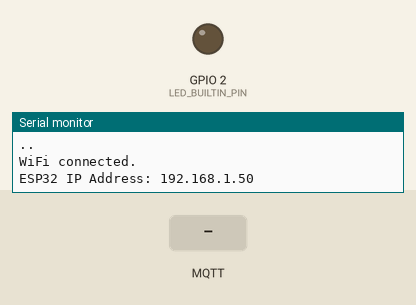
Simulated run of this sketch. Board: ESP32. Parts: output pins drawn as LEDs (lit = HIGH), the last lines printed to the serial monitor. The test bench sets the inputs (shaded band). WiFi joins after 1.5 s; servers stay silent unless stated; random numbers use the default seed unless the sketch sets one; no MQTT or app messages arrive unless stated.

Above: at 3.2 s.
3.3 s: MQTT message "ON" arrives on the first subscribed topic
At 5.5 s:
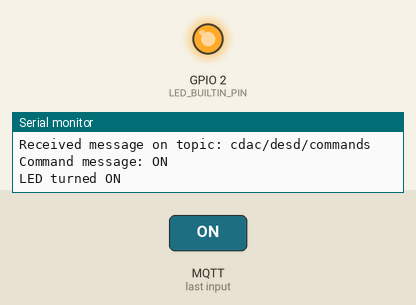
6.3 s: MQTT message "OFF" arrives on the first subscribed topic
At 6.8 s:
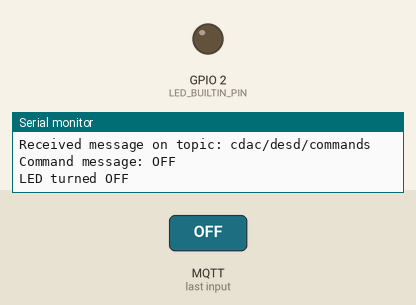
Timing chart, 0 to 9.3 s (numbered marks = the images above; inputs shaded):
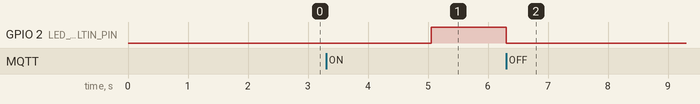

Measured:
- after the input at 3.3 s, GPIO 2 (LED_BUILTIN_PIN): LOW → HIGH after 1.8 s
- after the input at 6.3 s, GPIO 2 (LED_BUILTIN_PIN): HIGH → LOW at once

The sketch:

MQTT-PubSub.ino
```cpp
/*
 * MQTT Code for CDAC Students to Publish and Subscribe to Topics Simultaneously
 * MQTT Publisher and Subscriber for Event-Based Communication
 * Uses PubSubClient and ArduinoJson library for MQTT functionality
 * Install Libraries: PubSubClient by Nick O'Leary and ArduinoJson by Benoît Blanchon
 *
 * Documentation Reference:
 * 1. PubSubClient: https://pubsubclient.knolleary.net/
 * 2. ArduinoJson: https://arduinojson.org/v6/doc/
 * 3. WiFi Library: https://www.arduino.cc/en/Reference/WiFi
 * 4. ESP-IDF WiFi MAC API: https://docs.espressif.com/projects/esp-idf/en/latest/esp32/api-reference/network/esp_wifi.html
 *
 * Use Case:
 * This application demonstrates MQTT communication for a simulated connected car system.
 * - Publishes telemetry data such as temperature, car gate status, engine status, battery level, fuel level, GPS location, speed, and tire pressure.
 * - Subscribes to command messages to control an LED based on "ON" and "OFF" commands.
 *
 * Contact: bhupendra.jmd@gmail.com
 */

#include "mqtt_config.h"  // Include constants from header file
#include <WiFi.h>
#include <PubSubClient.h>
#include <ArduinoJson.h>
#include <esp_wifi.h>  // Include ESP32 WiFi library for MAC address spoofing

WiFiClient wifiClient;  // WiFi client for ESP32
PubSubClient mqttClient(wifiClient);  // MQTT client

unsigned long lastReconnectAttemptTime = 0;  // Timestamp for last reconnect attempt
uint8_t customMacAddress[] = CUSTOM_MAC_ADDRESS;

/*
 * Callback Function: handleIncomingCommand
 * Description: Processes messages received from the subscribed MQTT topic.
 * Parameters:
 * - topic: The MQTT topic from which the message was received.
 * - payload: The message payload as a byte array.
 * - length: Length of the payload array.
 * Behavior:
 * - If the message is "ON", the built-in LED is turned on.
 * - If the message is "OFF", the built-in LED is turned off.
 * - Logs unknown commands for debugging purposes.
 */
void handleIncomingCommand(char* topic, byte* payload, unsigned int length) {
  Serial.print("Received message on topic: ");
  Serial.println(topic);

  String commandMessage;
  for (unsigned int i = 0; i < length; i++) {
    commandMessage += (char)payload[i];
  }
  Serial.print("Command message: ");
  Serial.println(commandMessage);

  // Control LED based on the received command
  if (commandMessage == "ON") {
    digitalWrite(LED_BUILTIN_PIN, HIGH);
    Serial.println("LED turned ON");
  } else if (commandMessage == "OFF") {
    digitalWrite(LED_BUILTIN_PIN, LOW);
    Serial.println("LED turned OFF");
  } else {
    Serial.println("Unknown command received");
  }
}

/*
 * Function: reconnectToBroker
 * Description: Reconnects to the MQTT broker and subscribes to the COMMAND_TOPIC.
 * Behavior:
 * - Attempts to connect using client credentials defined in mqtt_config.h.
 * - Subscribes to the COMMAND_TOPIC upon successful connection.
 * - Logs connection and subscription status.
 * Returns:
 * - true: If successfully connected and subscribed.
 * - false: If connection or subscription fails.
 */
bool reconnectToBroker() {
  //if (mqttClient.connect(MQTT_CLIENT_ID, MQTT_USERNAME, MQTT_PASSWORD)) {
  if (mqttClient.connect(MQTT_CLIENT_ID)) {
    Serial.println("Connected to MQTT Broker.");
    // Subscribe to the command topic
    if (mqttClient.subscribe(COMMAND_TOPIC)) {
      Serial.println("Successfully subscribed to command topic.");
    } else {
      Serial.println("Failed to subscribe to command topic.");
    }
  } else {
    Serial.print("Failed to connect to MQTT Broker. Error code: ");
    Serial.println(mqttClient.state());
  }
  return mqttClient.connected();
}

/*
 * Function: publishTelemetryData
 * Description: Publishes telemetry data in JSON format to the TELEMETRY_TOPIC.
 * Behavior:
 * - Constructs a JSON object with predefined telemetry parameters.
 * - Publishes the serialized JSON string to the MQTT broker.
 * - Logs the payload and status of the publish operation.
 */
void publishTelemetryData() {
  StaticJsonDocument<256> jsonDocument;

  // Add telemetry parameters
  jsonDocument["temperature"] = random(-10, 40);
  jsonDocument["carGateStatus"] = "front: open";
  jsonDocument["engineStatus"] = "ON";
  jsonDocument["batteryLevel"] = random(12.5, 15.0);
  jsonDocument["fuelLevel"] = random(20, 80);
  jsonDocument["gpsLocation"] = "18.5204, 73.8567";
  jsonDocument["speed"] = random(60, 120);
  jsonDocument["tirePressure"] = random(30, 35);

  char jsonString[256];
  serializeJson(jsonDocument, jsonString);

  Serial.println("Publishing telemetry data: ");
  Serial.println(jsonString);

  if (mqttClient.publish(TELEMETRY_TOPIC, jsonString)) {
    Serial.println("Telemetry data published successfully.");
  } else {
    Serial.println("Failed to publish telemetry data.");
  }
}

void setup() {
  Serial.begin(115200);  // Start serial communication for debugging
  pinMode(LED_BUILTIN_PIN, OUTPUT);  // Set built-in LED as output
  digitalWrite(LED_BUILTIN_PIN, LOW);  // Ensure LED is off initially

  Serial.println("Initializing WiFi connection...");

  // Set WiFi mode to Station
  WiFi.mode(WIFI_STA);

  // Set custom MAC address
  esp_wifi_set_mac(WIFI_IF_STA, customMacAddress);

  // Connect to WiFi network
  WiFi.begin(WIFI_SSID, WIFI_PASSWORD);

  // Wait until WiFi is connected
  while (WiFi.status() != WL_CONNECTED) {
    delay(1000);
    Serial.print(".");
  }

  Serial.println("\nWiFi connected.");
  Serial.print("ESP32 IP Address: ");
  Serial.println(WiFi.localIP());

  // Configure MQTT client
  mqttClient.setServer(MQTT_BROKER, MQTT_PORT);
  mqttClient.setCallback(handleIncomingCommand);
  lastReconnectAttemptTime = 0;
}

void loop() {
  static unsigned long lastPublishTime = 0;  // Track last publish time
  unsigned long currentTime = millis();

  // Reconnect to the MQTT broker if disconnected
  if (!mqttClient.connected()) {
    if (currentTime - lastReconnectAttemptTime > 5000) {
      lastReconnectAttemptTime = currentTime;
      if (reconnectToBroker()) {
        lastReconnectAttemptTime = 0;
      }
    }
  } else {
    mqttClient.loop();  // Maintain MQTT connection

    // Publish telemetry data at regular intervals
    if (currentTime - lastPublishTime >= PUBLISH_INTERVAL) {
      lastPublishTime = currentTime;
      publishTelemetryData();
    }
  }
}
```

mqtt_config.h
```cpp
#ifndef MQTT_CONFIG_H
#define MQTT_CONFIG_H

#define LED_BUILTIN_PIN 2  // Built-in LED pin for ESP32

// WiFi credentials
#define WIFI_SSID "YourWiFiSSID"             // Replace with your WiFi SSID
#define WIFI_PASSWORD "YourWiFiPassword"     // Replace with your WiFi password

// MQTT TOPICS

#define TELEMETRY_TOPIC "cdac/desd/device_01/telemetry" // Publish telemetry data
#define COMMAND_TOPIC "cdac/desd/commands" // Subscribe for command messages

// MQTT broker details
#define MQTT_BROKER "192.168.77.102"         // Replace with your MQTT broker IP address
#define MQTT_PORT 1883                       // MQTT port (default for most brokers)

// MQTT authentication credentials
#define MQTT_CLIENT_ID "ESP32_Client"        // Unique client ID for the MQTT broker
#define MQTT_USERNAME "YourMQTTUsername"     // Replace with your MQTT username, if required
#define MQTT_PASSWORD "YourMQTTPassword"     // Replace with your MQTT password, if required

// Custom MAC address for the ESP32
#define CUSTOM_MAC_ADDRESS {0xF4, 0x96, 0x34, 0x9D, 0xE6, 0x2B}  // Replace with your custom MAC address

// Publish interval in milliseconds
#define PUBLISH_INTERVAL 15000              // Telemetry data publish interval (15 seconds)

#endif // MQTT_CONFIG_H
```
